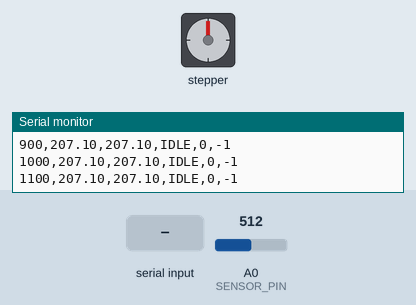
Recording of a sketch running on a simulated Arduino Uno, built with avr-gcc and run on an emulated ATmega328P. On the bench: stepper motor, the last lines printed to the serial monitor. Inputs (shaded band) come from the test bench; at power-on: A0 (SENSOR_PIN) = 512. Stepper angles assume 200 steps per turn.

Above: at 1.2 s.
1.3 s: "UP\n" received over Serial
At 1.45 s:
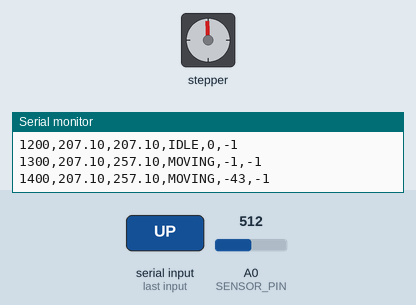
At 2.05 s:
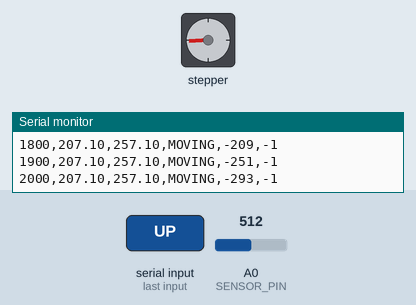
4.3 s: A0 (SENSOR_PIN) set to 591
7.3 s: A0 (SENSOR_PIN) set to 609
At 7.3 s:
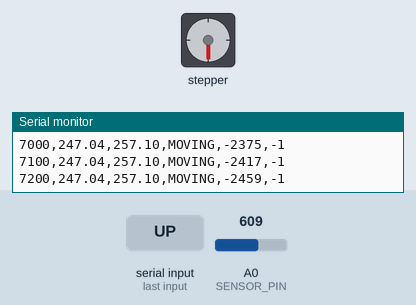
8.8 s: "DOWN\n" received over Serial
At 9.25 s:
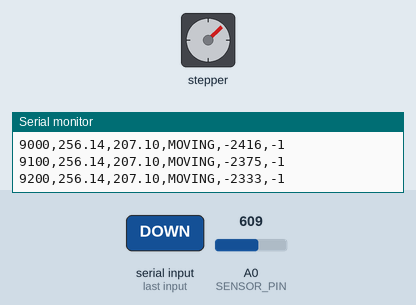
11.8 s: "I\n" received over Serial
14.8 s: "ZERO\n" received over Serial
Timing chart, 0 to 18.8 s (numbered marks = the images above; inputs shaded):
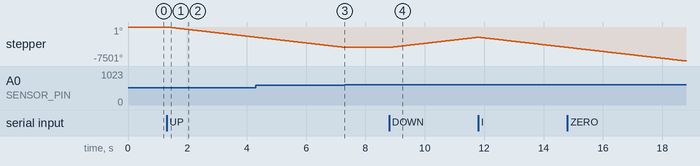

The sketch:

pressure_buttons_gauge.ino
```cpp
// manual_pressure_controller_abp.ino
#include <AccelStepper.h>

// ---------- Pins ----------
const int STEP_PIN = 2;
const int DIR_PIN  = 5;
const int SENSOR_PIN = A0;

// ---------- Sensor: Honeywell ABP 060PGAA5 ----------
const float FULL_SCALE_KPA = 413.7;   // 60 psi
const float ADC_MAX = 1023.0;

// Transfer Function A: 10–90% Vs
float readPressureGaugeKpa() {
  int adc = analogRead(SENSOR_PIN);
  float frac = adc / ADC_MAX;
  float p = ((frac - 0.10) / 0.80) * FULL_SCALE_KPA;
  return p;
}

// ---------- Stepper ----------
AccelStepper stepper(AccelStepper::DRIVER, STEP_PIN, DIR_PIN);

// Change this if pressure moves the wrong way
int DIR_SIGN = -1;

// Speeds
const float MOVE_SPEED = 500.0;      // microsteps/s
const float HOLD_SPEED = 50.0;       // gentle correction speed

// ---------- Control ----------
float target_kPa = 0.0;
const float STEP_KPA = 50.0;
const float MIN_KPA = 0.0;
const float MAX_KPA = 320.0;

const float ENTER_BAND_KPA = 1.0;     // stop when close to target
const float HOLD_BAND_KPA  = 2.0;     // correct if drifting outside this

bool running = false;
String state = "IDLE";

unsigned long lastLog = 0;
const unsigned long LOG_INTERVAL_MS = 100;

// ---------- Helpers ----------
void startMoveToTarget() {
  running = true;
  state = "MOVING";
}

void stopMotor() {
  stepper.setSpeed(0);
  running = false;
  state = "HOLD";
}

void handleCommand(String cmd) {
  cmd.trim();

  if (cmd == "UP") {
    target_kPa += STEP_KPA;
    if (target_kPa > MAX_KPA) target_kPa = MAX_KPA;
    startMoveToTarget();
  }

  else if (cmd == "DOWN") {
    target_kPa -= STEP_KPA;
    if (target_kPa < MIN_KPA) target_kPa = MIN_KPA;
    startMoveToTarget();
  }

  else if (cmd == "ZERO") {
    target_kPa = 0.0;
    startMoveToTarget();
  }

  else if (cmd == "STOP") {
    stepper.setSpeed(0);
    running = false;
    state = "IDLE";
  }

  else if (cmd == "I") {
    DIR_SIGN *= -1;
  }

  else if (cmd.startsWith("SET ")) {
    float val = cmd.substring(4).toFloat();
    target_kPa = constrain(val, MIN_KPA, MAX_KPA);
    startMoveToTarget();
  }
}

void setup() {
  Serial.begin(115200);

  stepper.setMaxSpeed(2000);
  stepper.setAcceleration(3000);

  target_kPa = readPressureGaugeKpa();
  if (target_kPa < 0) target_kPa = 0;

  Serial.println("timestamp_ms,P_g,target_kPa,state,posSteps,DIR_SIGN");
}

void loop() {
  // ---------- Read serial ----------
  if (Serial.available()) {
    String cmd = Serial.readStringUntil('\n');
    handleCommand(cmd);
  }

  float P_g = readPressureGaugeKpa();
  float error = target_kPa - P_g;

  // ---------- Control logic ----------
  if (running) {
    if (abs(error) <= ENTER_BAND_KPA) {
      stopMotor();
    } else {
      float speed = MOVE_SPEED;

      if (error > 0) {
        stepper.setSpeed(DIR_SIGN * speed);
      } else {
        stepper.setSpeed(-DIR_SIGN * speed);
      }

      stepper.runSpeed();
    }
  }

  else if (state == "HOLD") {
    if (abs(error) > HOLD_BAND_KPA) {
      float speed = HOLD_SPEED;

      if (error > 0) {
        stepper.setSpeed(DIR_SIGN * speed);
      } else {
        stepper.setSpeed(-DIR_SIGN * speed);
      }

      stepper.runSpeed();
    } else {
      stepper.setSpeed(0);
    }
  }

  // ---------- Safety ----------
  if (P_g > MAX_KPA + 20.0) {
    stepper.setSpeed(0);
    running = false;
    state = "SAFETY_STOP";
  }

  // ---------- Logging ----------
  unsigned long now = millis();
  if (now - lastLog >= LOG_INTERVAL_MS) {
    lastLog = now;

    Serial.print(now);
    Serial.print(",");
    Serial.print(P_g, 2);
    Serial.print(",");
    Serial.print(target_kPa, 2);
    Serial.print(",");
    Serial.print(state);
    Serial.print(",");
    Serial.print(stepper.currentPosition());
    Serial.print(",");
    Serial.println(DIR_SIGN);
  }
}
```

Measured:
- the behaviour switches between 608 and 609 on A0 (SENSOR_PIN) (found by bisection; images 2 and 3)
- after the input at 1.3 s, stepper: keeps turning counter-clockwise at about 751°/s, starting at once
- after the input at 7.3 s, stepper: stops changing and stays -4500°
- after the input at 8.8 s, stepper: keeps turning clockwise at about 750°/s, starting at once
